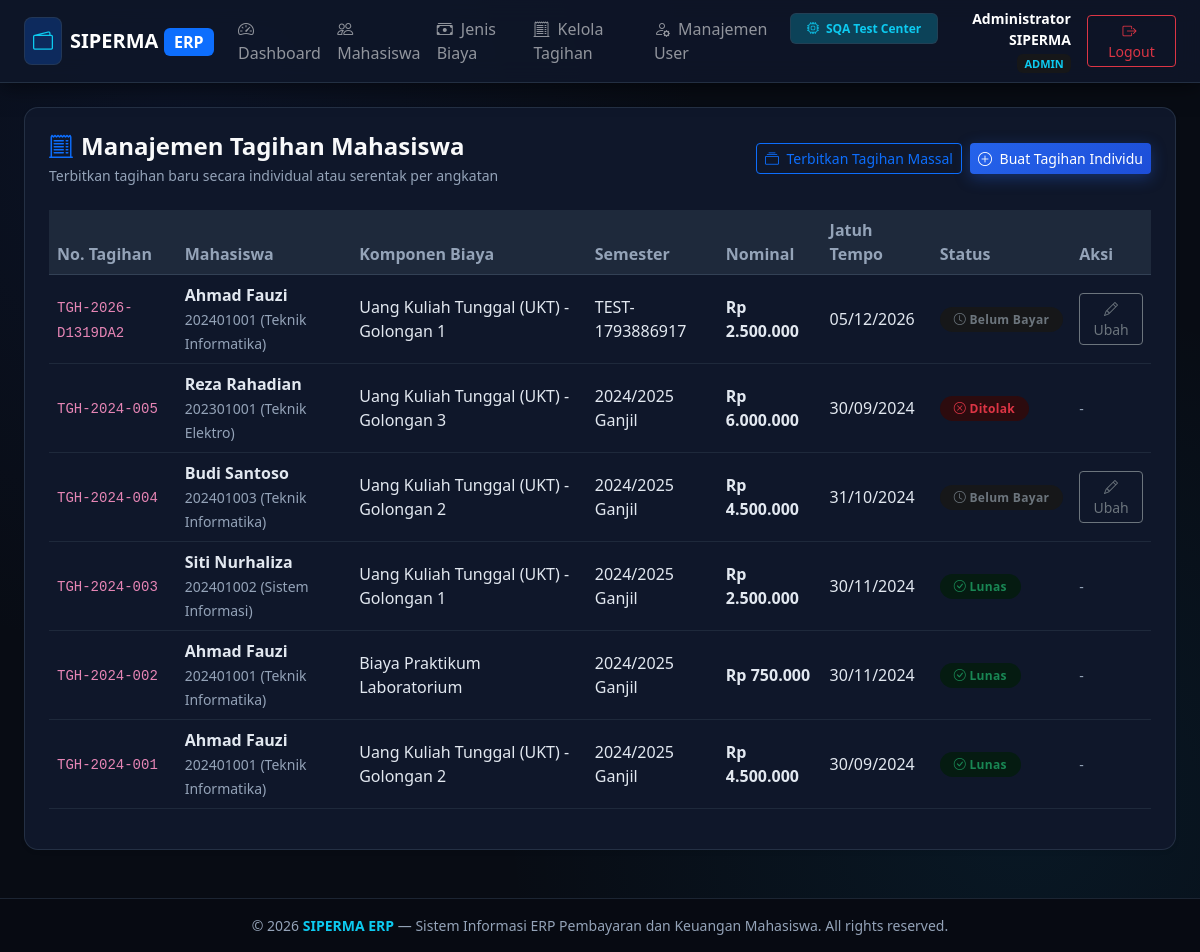
/admin/tagihan (signed in), run on an earlier commit of the app's database.
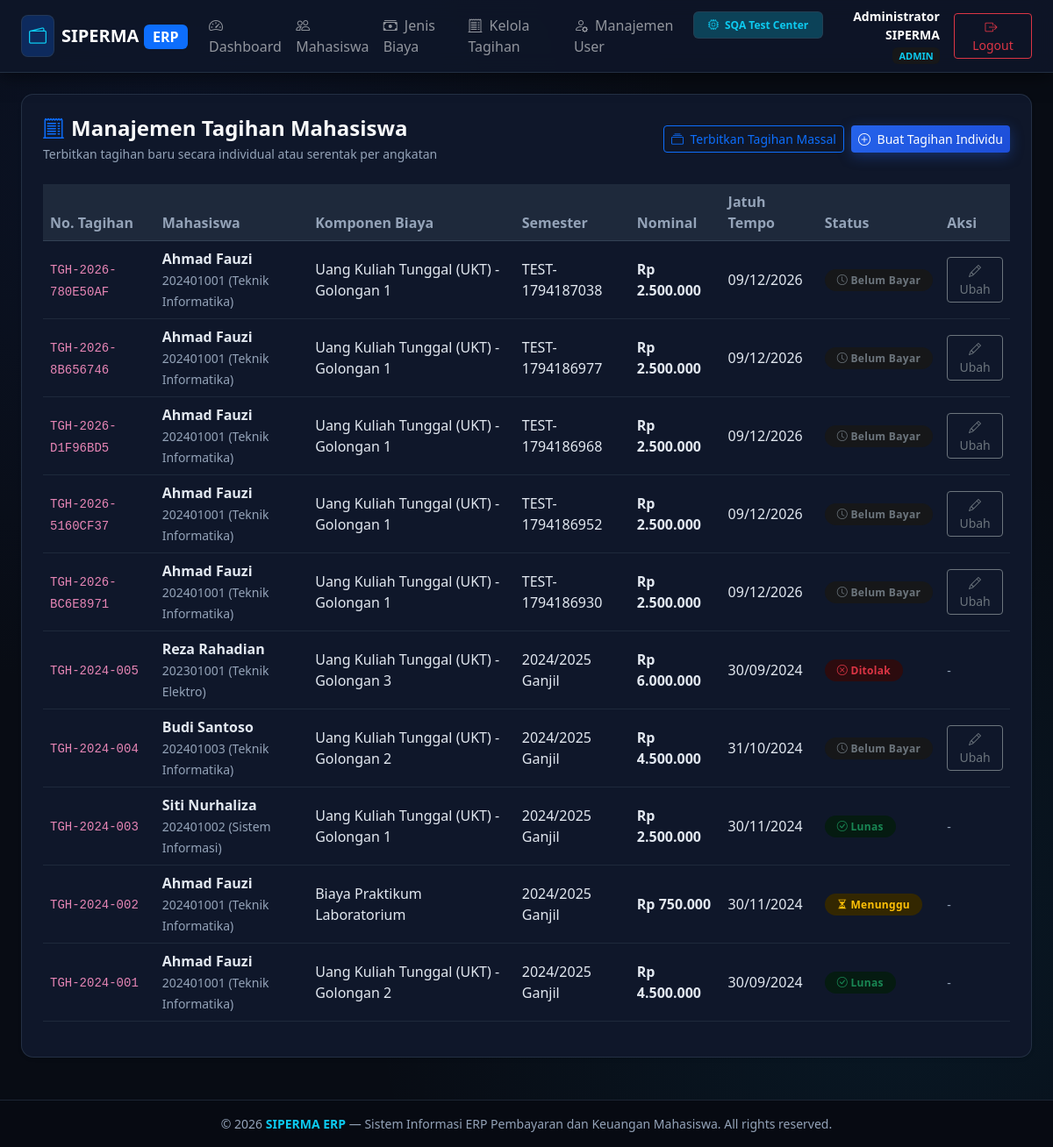
And on a later commit of the database.
### tables this page shows
CREATE TABLE tagihan (
    id INTEGER PRIMARY KEY AUTOINCREMENT,
    nomor_tagihan VARCHAR(50) UNIQUE NOT NULL,
    mahasiswa_id INTEGER NOT NULL,
    jenis_biaya_id INTEGER NOT NULL,
    semester VARCHAR(20) NOT NULL,
    nominal DECIMAL(12,2) NOT NULL,
    tanggal_terbit DATE NOT NULL,
    tanggal_jatuh_tempo DATE NOT NULL,
    status VARCHAR(20) DEFAULT 'belum_bayar' CHECK(status IN ('belum_bayar', 'menunggu_verifikasi', 'lunas', 'ditolak', 'dibatalkan')),
    created_at DATETIME DEFAULT CURRENT_TIMESTAMP,
    FOREIGN KEY (mahasiswa_id) REFERENCES mahasiswa(id) ON DELETE CASCADE,
    FOREIGN KEY (jenis_biaya_id) REFERENCES jenis_biaya(id) ON DELETE RESTRICT
);

CREATE TABLE mahasiswa (
    id INTEGER PRIMARY KEY AUTOINCREMENT,
    user_id INTEGER NULL,
    nim VARCHAR(20) UNIQUE NOT NULL,
    nama VARCHAR(100) NOT NULL,
    prodi VARCHAR(100) NOT NULL,
    angkatan VARCHAR(10) NOT NULL,
    email VARCHAR(100),
    telepon VARCHAR(20),
    status VARCHAR(20) DEFAULT 'aktif' CHECK(status IN ('aktif', 'cuti', 'lulus', 'drop_out')),
    created_at DATETIME DEFAULT CURRENT_TIMESTAMP,
    FOREIGN KEY (user_id) REFERENCES users(id) ON DELETE SET NULL
);

CREATE TABLE jenis_biaya (
    id INTEGER PRIMARY KEY AUTOINCREMENT,
    kode VARCHAR(20) UNIQUE NOT NULL,
    nama VARCHAR(100) NOT NULL,
    nominal_default DECIMAL(12,2) NOT NULL,
    keterangan TEXT,
    status VARCHAR(20) DEFAULT 'aktif' CHECK(status IN ('aktif', 'nonaktif')),
    created_at DATETIME DEFAULT CURRENT_TIMESTAMP
);

### src/Views/admin/tagihan.php (the view, shortened to what this page needs)
<?php $pageTitle = 'Kelola Tagihan'; require_once __DIR__ . '/../layouts/header.php'; ?>
<div class="card card-custom bg-white p-3 p-md-4 shadow-sm mb-4">
    <div class="page-header-responsive mb-4">
        <div>
            <h4 class="fw-bold text-light mb-1"><i class="bi bi-receipt-cutoff me-2 text-primary"></i>Manajemen Tagihan Mahasiswa</h4>
            <p class="text-muted small mb-0">Terbitkan tagihan baru secara individual atau serentak per angkatan</p>
        </div>
        <div class="page-actions-responsive">
            <button type="button" class="btn btn-outline-primary btn-sm" data-bs-toggle="modal" data-bs-target="#modalBatchTagihan">
                <i class="bi bi-collection me-1"></i> Terbitkan Tagihan Massal
            </button>
            <button type="button" class="btn btn-primary btn-sm" data-bs-toggle="modal" data-bs-target="#modalSingleTagihan">
                <i class="bi bi-plus-circle me-1"></i> Buat Tagihan Individu
            </button>
        </div>
    </div>
    <div class="table-responsive">
        <table class="table table-hover table-custom align-middle">
            <thead>
                <tr>
                    <th>No. Tagihan</th>
                    <th>Mahasiswa</th>
                    <th>Komponen Biaya</th>
                    <th>Semester</th>
                    <th>Nominal</th>
                    <th>Jatuh Tempo</th>
                    <th>Status</th>
                    <th>Aksi</th>
                </tr>
            </thead>
            <tbody>
                <?php if (empty($tagihanList)): ?>
                <tr><td colspan="8" class="text-center text-muted py-4">Belum ada tagihan diterbitkan</td></tr>
                <?php else: foreach ($tagihanList as $t): ?>
                <tr>
                    <td><code><?= htmlspecialchars($t['nomor_tagihan']) ?></code></td>
                    <td>
                        <strong><?= htmlspecialchars($t['nama_mahasiswa']) ?></strong><br>
                        <small class="text-muted"><?= htmlspecialchars($t['nim']) ?> (<?= htmlspecialchars($t['prodi']) ?>)</small>
                    </td>
                    <td><?= htmlspecialchars($t['nama_biaya']) ?></td>
                    <td><?= htmlspecialchars($t['semester']) ?></td>
                    <td class="fw-bold text-primary">Rp <?= number_format($t['nominal'], 0, ',', '.') ?></td>
                    <td><?= date('d/m/Y', strtotime($t['tanggal_jatuh_tempo'])) ?></td>
                    <td>
                        <?php if ($t['status'] === 'lunas'): ?>
                            <span class="badge bg-success-subtle text-success badge-status"><i class="bi bi-check-circle"></i> Lunas</span>
                        <?php elseif ($t['status'] === 'menunggu_verifikasi'): ?>
                            <span class="badge bg-warning-subtle text-warning badge-status"><i class="bi bi-hourglass-split"></i> Menunggu</span>
                        <?php elseif ($t['status'] === 'ditolak'): ?>
                            <span class="badge bg-danger-subtle text-danger badge-status"><i class="bi bi-x-circle"></i> Ditolak</span>
                        <?php else: ?>
                            <span class="badge bg-secondary-subtle text-secondary badge-status"><i class="bi bi-clock"></i> Belum Bayar</span>
                        <?php endif; ?>
                    </td>
                    <td>
                        <?php if ($t['status'] === 'belum_bayar'): ?>
                        <button type="button" class="btn btn-sm btn-outline-secondary" data-bs-toggle="modal" data-bs-target="#modalEditTagihan<?= $t['id'] ?>">
                            <i class="bi bi-pencil"></i> Ubah
                        </button>
                        <?php else: ?>
                            <span class="text-muted small">-</span>
                        <?php endif; ?>
                    </td>
                </tr>
                <?php endforeach; endif; ?>
            </tbody>
        </table>
    </div>
</div>
<?php require_once __DIR__ . '/../layouts/footer.php'; ?>

What changed in the data, as far as the page shows it:
added tagihan: nomor_tagihan "TGH-2026-780E50AF", mahasiswa.nama "Ahmad Fauzi", mahasiswa.nim "202401001", mahasiswa.prodi "Teknik Informatika", jenis_biaya.nama "Uang Kuliah Tunggal (UKT) - Golongan 1", semester "TEST-1794187038", nominal "2.500.000", tanggal_jatuh_tempo "09/12/2026", status "belum_bayar" (drawn)
added tagihan: nomor_tagihan "TGH-2026-8B656746", mahasiswa.nama "Ahmad Fauzi", mahasiswa.nim "202401001", mahasiswa.prodi "Teknik Informatika", jenis_biaya.nama "Uang Kuliah Tunggal (UKT) - Golongan 1", semester "TEST-1794186977", nominal "2.500.000", tanggal_jatuh_tempo "09/12/2026", status "belum_bayar" (drawn)
added tagihan: nomor_tagihan "TGH-2026-D1F96BD5", mahasiswa.nama "Ahmad Fauzi", mahasiswa.nim "202401001", mahasiswa.prodi "Teknik Informatika", jenis_biaya.nama "Uang Kuliah Tunggal (UKT) - Golongan 1", semester "TEST-1794186968", nominal "2.500.000", tanggal_jatuh_tempo "09/12/2026", status "belum_bayar" (drawn)
added tagihan: nomor_tagihan "TGH-2026-5160CF37", mahasiswa.nama "Ahmad Fauzi", mahasiswa.nim "202401001", mahasiswa.prodi "Teknik Informatika", jenis_biaya.nama "Uang Kuliah Tunggal (UKT) - Golongan 1", semester "TEST-1794186952", nominal "2.500.000", tanggal_jatuh_tempo "09/12/2026", status "belum_bayar" (drawn)
changed tagihan: nomor_tagihan "TGH-2026-D1319DA2" → "TGH-2026-BC6E8971"; semester "TEST-1793886917" → "TEST-1794186930"; tanggal_jatuh_tempo "05/12/2026" → "09/12/2026"
changed tagihan "TGH-2024-002": status "Lunas" → "Menunggu"
